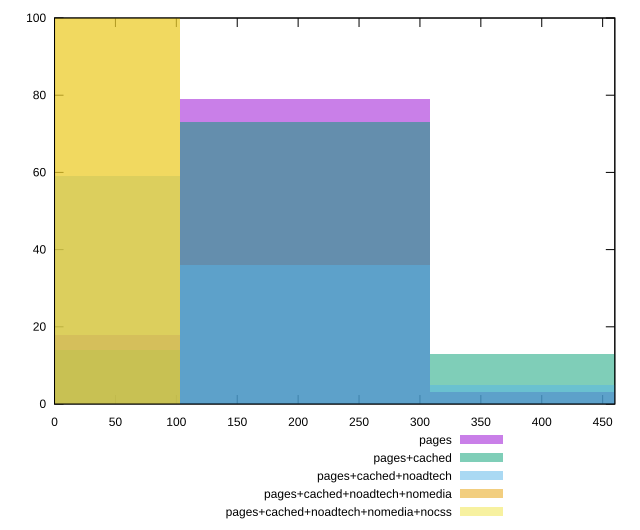

Here is the gnuplot script that generated this plot:
reset

$pages <<EOF
205.58757784714427 79
0 18
411.17515569428855 3
EOF

$pagesCached <<EOF
205.58757784714427 73
0 14
411.17515569428855 13
EOF

$pagesCachedNoadtech <<EOF
205.58757784714427 36
0 59
411.17515569428855 5
EOF

$pagesCachedNoadtechNomedia <<EOF
0 100
EOF

$pagesCachedNoadtechNomediaNocss <<EOF
0 100
EOF

set key outside below
set boxwidth 205.58757784714427
set xrange [0:460]
set yrange [0:100]
set trange [0:100]
set style fill transparent solid 0.5 noborder
set terminal svg size 640, 530 enhanced background rgb 'white'
set output "report_00014_2021-02-09T15:56:05.503Z/offscreen-images/comparison/histogram/all_raw.svg"

plot $pages title "pages" with boxes, \
     $pagesCached title "pages+cached" with boxes, \
     $pagesCachedNoadtech title "pages+cached+noadtech" with boxes, \
     $pagesCachedNoadtechNomedia title "pages+cached+noadtech+nomedia" with boxes, \
     $pagesCachedNoadtechNomediaNocss title "pages+cached+noadtech+nomedia+nocss" with boxes

reset
